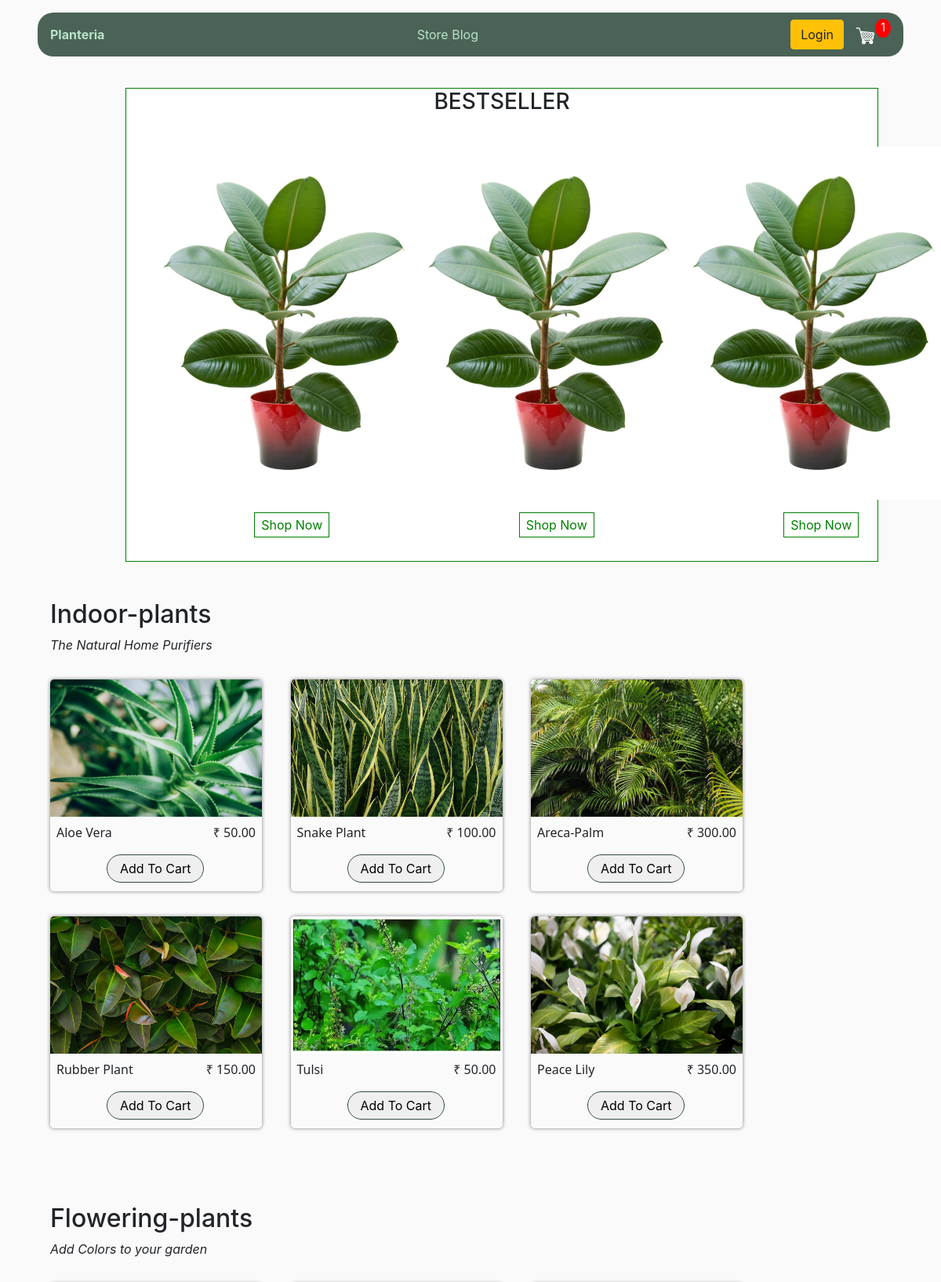
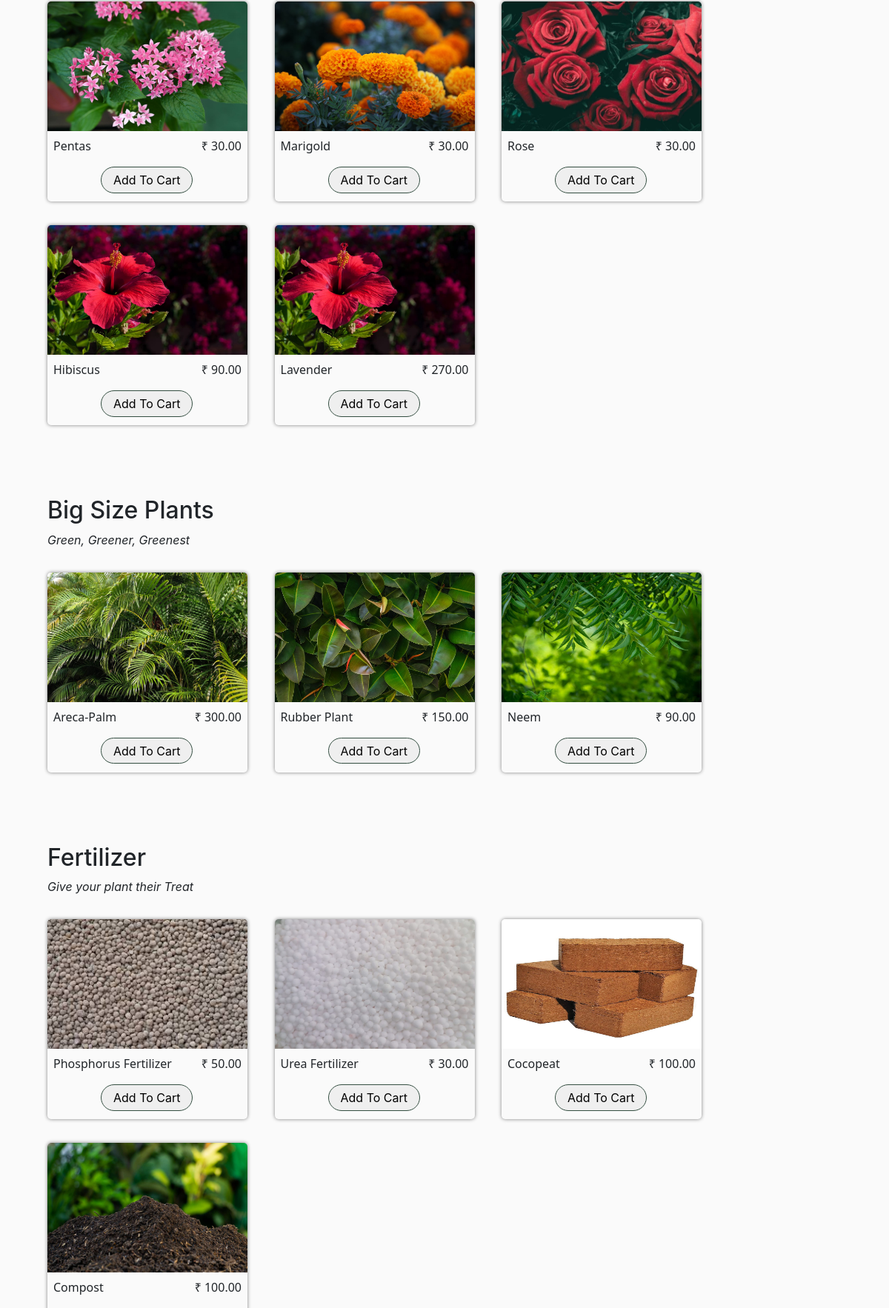
The app's page / (signed in, upper part) with its own data (2 pictures, top to bottom).
### store/models.py (models this page shows)
class Product(models.Model):
    image = models.ImageField(upload_to="plantimages", null=True)
    name = models.CharField(max_length=100)
    price = models.FloatField()
    tags = models.ManyToManyField(Tag)
    def __str__(self):
        return self.name

### store/views.py (the view)
# urls.py: path('',include("store.urls"))
def store(request):
    if request.user.is_authenticated:
        customer = request.user.customer
        order, created = Order.objects.get_or_create(customer=customer, complete = False)
        indoorplant = Product.objects.filter(tags__tags__icontains='Indoor-plant')
        floweringplant = Product.objects.filter(tags__tags__icontains='Outdoor-plant')
        largeplant = Product.objects.filter(tags__tags__icontains='large-plant')
        fertilizer = Product.objects.filter(tags__tags__icontains='Fertilizer')
        Gardeningtool = Product.objects.filter(tags__tags__icontains='Gardening-tool')
        cartitems = order.get_cart_quantity
        context = {
                "indoorplants" : indoorplant,
                "floweringplants": floweringplant,
                "largeplants" : largeplant,
                "fertilizers" : fertilizer,
                "Gardeningtools": Gardeningtool,
                "cartitems":cartitems
                }
        return render(request, 'store.html', context)
    else:
        items = []
        return render(request, 'store.html')

### store/models.py (called while the page is built)
    @property
    def get_cart_quantity(self):
        orderitems = self.orderitem_set.all()
        total = sum([item.quantity for item in orderitems])
        return total

### store/templates/store.html (shortened to what this page needs)
{% extends "main.html" %}
{% load static %}
{% block content %}
<div class="tile-outer">
    <div><h3 style="text-align: center;">BESTSELLER</h3></div>
<div class="custom-tile">
    <div class="custom-tile-child">
        <img src="/static/images/RubberPlant home page.webp" alt="">
        <button id="shop-now"><a href="#shop">Shop Now</a></button>
    </div>
    <div class="custom-tile-child">
        <img src="/static/images/RubberPlant home page.webp" alt="">
        <button id="shop-now"><a href="#shop">Shop Now</a></button>
    </div>
    <div class="custom-tile-child">
        <img src="/static/images/RubberPlant home page.webp" alt="">
        <button id="shop-now"><a href="#shop">Shop Now</a></button>
    </div>
</div>
</div>
<div class="indoor-plants" id="shop">
<div class="filter-plants" id="unique">
<h2 class="title">Indoor-plants</h2>
<p class="title"><i>The Natural Home Purifiers</i> </p>
{% for plant in indoorplants %}
<div class="product-list">
<img class="images" src='{{plant.image.url}}' alt="" />
<div class="product-details">
<p>{{plant}}</p><p> ₹ {{ plant.price|floatformat:2}}</p>
</div>
<button  data-product={{plant.id}} , data-action="add" class="addtocart update-cart">Add To Cart</button>
</div>
{% endfor %}
</div>
<div>
<div class="indoor-plants">
<div class="filter-plants" id="unique">
<h2 class="title">Flowering-plants</h2>
<p class="title"><i>Add Colors to your garden</i> </p>
{% for plant in floweringplants %}
<div class="product-list">
<img class="images" src='{{plant.image.url}}' alt="" />
<div class="product-details">
<p>{{plant}}</p><p> ₹ {{ plant.price|floatformat:2}}</p>
</div>
<button data-product={{plant.id}}  data-action="add" class="addtocart update-cart">Add To Cart</button>
</div>
{% endfor %}
</div>
<div>
<div class="indoor-plants">
<div class="filter-plants" id="unique">
<h2 class="title">Big Size Plants</h2>
<p class="title"><i>Green, Greener, Greenest</i> </p>
{% for plant in largeplants %}
<div class="product-list">
<img class="images" src='{{plant.image.url}}' alt="" />
<div class="product-details">
<p>{{plant}}</p><p> ₹ {{ plant.price|floatformat:2}}</p>
</div>
<button class="addtocart"><a href="{% url 'cart' %}">Add To Cart<a></button>
</div>
{% endfor %}
</div>
<div>
<div class="indoor-plants">
<div class="filter-plants" id="unique">
<h2 class="title">Fertilizer</h2>
<p class="title"><i>Give your plant their Treat</i> </p>
{% for plant in fertilizers %}
<div class="product-list">
<img class="images" src='{{plant.image.url}}' alt="" />
<div class="product-details">
<p>{{plant}}</p><p> ₹ {{ plant.price|floatformat:2}}</p>
</div>
<button class="addtocart"><a href="{% url 'cart' %}">Add To Cart<a></button>
</div>
{% endfor %}
</div>
{% endblock content %}

### static/css/main.css (style rules this page uses)
html { scroll-behavior: smooth; }
body { background-color: hsl(0, 0%, 98%); }
.product-list { height: 270px; width: 270px; box-shadow: 0 0 5px grey; display: inline-block; margin: 1rem; border-radius: 5px; }
.images { height: 175px; width: 100%; border-top-right-radius: 5px; border-top-left-radius: 5px; }
.product-details { padding: 0.5rem 0.5rem 0 0.5rem; display: flex; justify-content: space-between; }
.product-details p { font-weight: 500; font-family:system-ui, -apple-system; }
.filter-plants { height: max-content; padding: 2rem; margin: 1rem; }
.title { margin-left: 1rem; }
.addtocart { border-radius: 25px; padding: 0.3rem 1rem; margin-left: 4.5rem; border: 1px solid #344e41; transition: 100ms; }
.tile-outer { border-radius: 1px solid green; width: 80%; margin-left: 10rem; border: 1px solid green; background-color: white; margin-top: 7rem; }
.custom-tile { height: 560px; padding: 2rem; display: flex; justify-content: space-evenly; }
.custom-tile-child img { height: 450px; }
#shop-now { border: 1px solid green; background-color: white; padding: 0.2rem 0.5rem; margin-top: 1rem; margin-left: 8.2rem; color: green; transition: 500ms; }
::placeholder { color:#344e41; }

### records on screen
Product: image (picture), name "Aloe Vera", price "50.00"
Product: image (picture), name "Snake Plant", price "100.00"
Product: image (picture), name "Areca-Palm", price "300.00"
Product: image (picture), name "Rubber Plant", price "150.00"
Product: image (picture), name "Tulsi", price "50.00"
Product: image (picture), name "Peace Lily", price "350.00"
Product: image (picture), name "Pentas", price "30.00"
Product: image (picture), name "Marigold", price "30.00"
Product: image (picture), name "Rose", price "30.00"
Product: image (picture), name "Hibiscus", price "90.00"
Product: image (picture), name "Lavender", price "270.00"
Product: image (picture), name "Neem", price "90.00"
Product: image (picture), name "Phosphorus Fertilizer", price "50.00"
Product: image (picture), name "Urea Fertilizer", price "30.00"
Product: image (picture), name "Cocopeat", price "100.00"
Product: image (picture), name "Compost", price "100.00"

### other values on screen
{{ cartitems }} "1"
